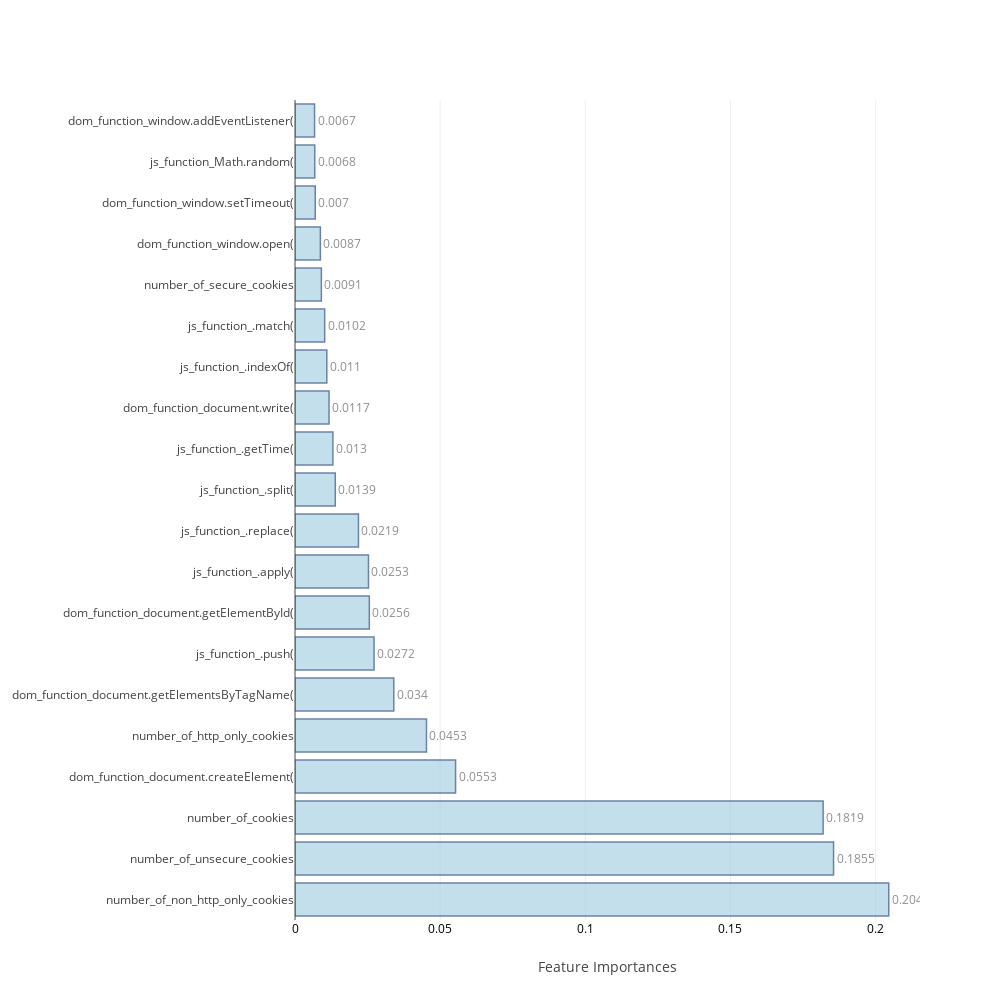

The code cell stored with this chart in its notebook:
### Code cell
avg_feat_impt=(pd.concat((f_r,f_e), axis=1).mean(axis=1).sort_values(ascending=False))

feat_impt_plot(avg_feat_impt[0:20])

### Figure 1 — Plotly figure (JSON) as saved in the notebook; plotly's stock layout.template omitted (floating-point values rounded to 4 significant figures)
{"data": [{"marker": {"color": "rgb(158,202,225)", "line": {"color": "rgb(8,48,107)", "width": 1.5}}, "opacity": 0.6, "orientation": "h", "text": [0.2045, 0.1855, 0.1819, 0.0553, 0.0453, 0.034, 0.0272, 0.0256, 0.0253, 0.0219, 0.0139, 0.013, 0.0117, 0.011, 0.0102, 0.0091, 0.0087, 0.007, 0.0068, 0.0067], "textposition": "outside", "type": "bar", "uid": "e8194482-6f49-407d-85ab-e1cb181cee62", "x": [0.2045, 0.1855, 0.1819, 0.05531, 0.04528, 0.03403, 0.02723, 0.0256, 0.02531, 0.02186, 0.01386, 0.01304, 0.01172, 0.01095, 0.01022, 0.009079, 0.008746, 0.006979, 0.006799, 0.00674], "y": ["number_of_non_http_only_cookies", "number_of_unsecure_cookies", "number_of_cookies", "dom_function_document.createElement(", "number_of_http_only_cookies", "dom_function_document.getElementsByTagName(", "js_function_.push(", "dom_function_document.getElementById(", "js_function_.apply(", "js_function_.replace(", "js_function_.split(", "js_function_.getTime(", "dom_function_document.write(", "js_function_.indexOf(", "js_function_.match(", "number_of_secure_cookies", "dom_function_window.open(", "dom_function_window.setTimeout(", "js_function_Math.random(", "dom_function_window.addEventListener("]}], "layout": {"autosize": false, "height": 1000, "width": 1000, "xaxis": {"tickfont": {"color": "black", "size": 12}, "title": "Feature Importances"}, "yaxis": {"automargin": true}}}
